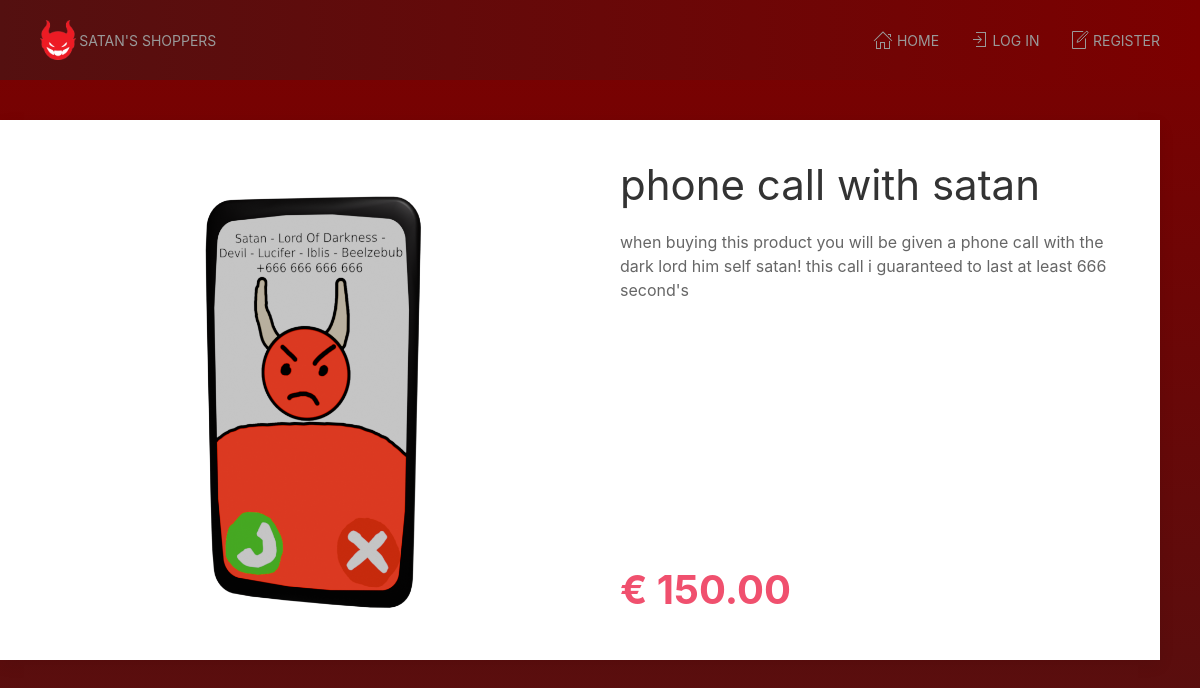
/dev/product.php?id=1, run on the app's committed database.
### tables this page shows
CREATE TABLE `products` (
  `id` int(11) NOT NULL,
  `price` decimal(6,2) NOT NULL,
  `name` varchar(255) NOT NULL,
  `description` varchar(255) NOT NULL,
  `image` varchar(255) NOT NULL,
  `category_id` int(255) NOT NULL
);

### dev/product.php (the view, shortened to what this page needs)
<?php
include_once("templates/head.inc.php");
$product = null;
if(isset($_GET['id'])){
	$sql = "SELECT name, price, description, image FROM products WHERE id = ?";
	$statement = $conn->prepare($sql);
	$statement->execute([$_GET['id']]);
	$product = $statement->fetch();
}
?>
      <main class="uk-container uk-padding">
         <div class="uk-grid">
            <section class="uk-width-1">
               <div class="uk-grid uk-card uk-card-default">
                  <section class="uk-width-1-2 uk-card-media-left">
<?php if(!empty($product) && isset($product)): ?>
                     <img src="<?= 'img/' . $product['image']; ?>" class="" alt="" title="" />
                  </section>
                  <section class="uk-width-1-2 uk-card-body uk-flex uk-flex-column uk-flex-between">
                     <div class="">
                        <h1><?= $product['name']; ?></h1>
                        <p class="">
<?= $product["description"]; ?>
                        </p>
                     </div>
                     <div class="uk-flex uk-flex-between uk-flex-middle">
                        <div class="price-block">
                           <p class="product-view__price uk-text-bold uk-text-danger uk-text-left uk-text-bolder">&euro; <?= $product["price"]; ?></p>
                        </div>
                     </div>
<?php
else:
	echo "<h1><br>Product not found</h1><br><br><br><br><br><br><br><br><br><br><br><br><br><br><br><br><br><br>";
endif;
?>
                  </section>
               </div>
            </section>
         </div>
      </main>
<?php
include_once("templates/foot.inc.php");

### dev/css/style.css (style rules this page uses)
.product-view__price { font-size: 2.5rem; margin: 0; }

### data on the page
products: image (picture), name "phone call with satan", description "when buying this product you will be given a phone call with the dark lord him self satan! this call i guaranteed to last at least 666 second's", price "150.00"
